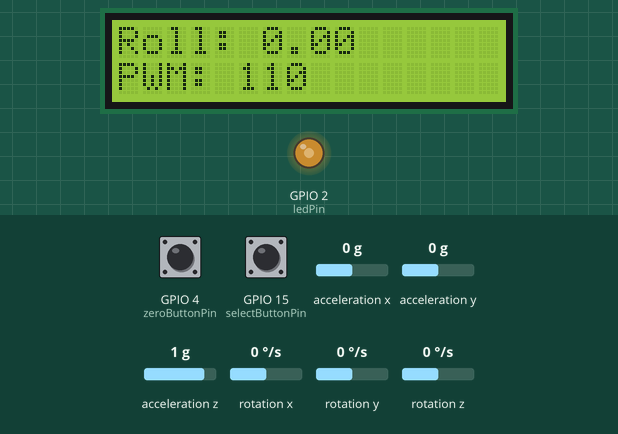
This sketch was run on a simulated ESP32. Shown: 16×2 character LCD, output pins drawn as LEDs (lit = HIGH). Inputs (shaded band) come from the test bench; at power-on: GPIO 15 (selectButtonPin) HIGH, acceleration z 1 g, rotation x 0 °/s, rotation z 0 °/s, rotation y 0 °/s, GPIO 4 (zeroButtonPin) HIGH, acceleration x 0 g, acceleration y 0 g. Nothing arrives over Bluetooth unless stated; what the sketch prints to the serial monitor is not drawn.

Above: at 1.2 s.
1.3 s: GPIO 15 (selectButtonPin) pulled LOW for 0.15 s
At 1.49 s:
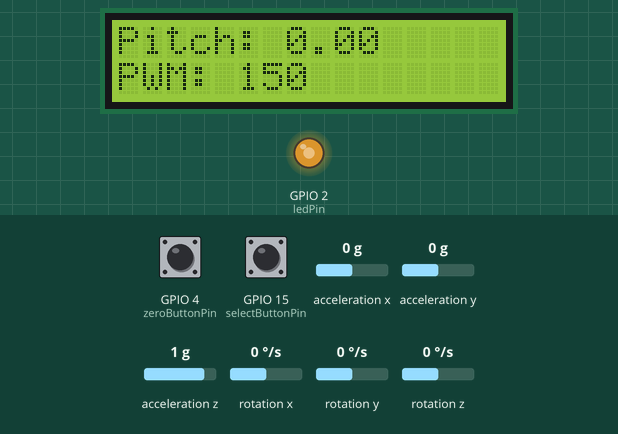
2.0 s: GPIO 15 (selectButtonPin) pulled LOW for 1 s
At 2.45 s:
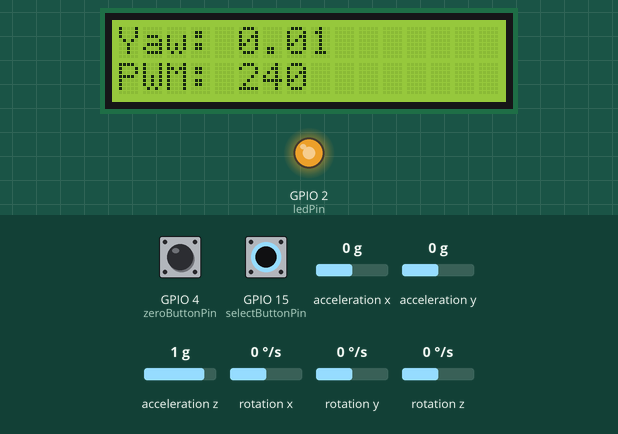
3.6 s: acceleration z set to -0.8 g
At 4.04 s:
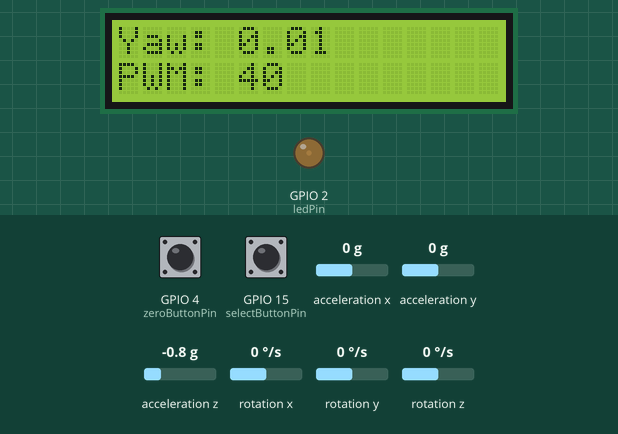
6.6 s: rotation x set to -2 °/s
9.6 s: rotation z set to -192 °/s
At 9.81 s:
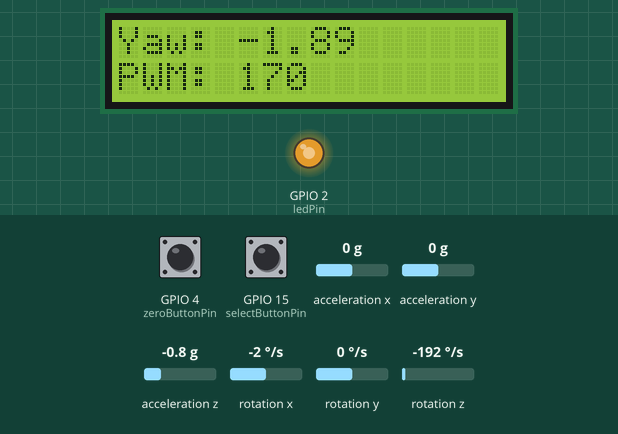
12.6 s: rotation y set to -100 °/s
Timing chart, 0 to 63.1 s (numbered marks = the images above; inputs shaded):
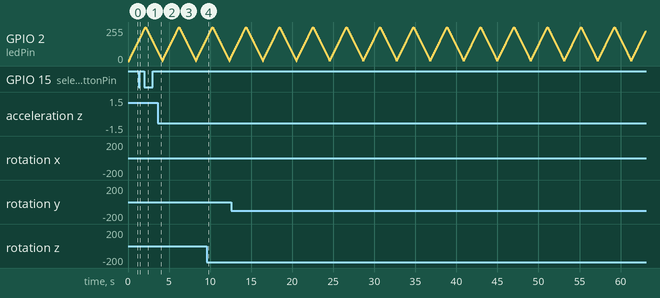

The sketch:

add_filter.ino
```cpp
#include <Wire.h>
#include <MPU9250.h>
#include <LCDI2C_Multilingual.h>
#include <BluetoothSerial.h>
#include <freertos/FreeRTOS.h>
#include <freertos/task.h>
#include <Ticker.h>

// MPU9250, LCD, Bluetooth 객체 생성
MPU9250 mpu;
LCDI2C_Symbols lcd(0x27, 16, 2);
BluetoothSerial SerialBT;

// 핀 설정 및 변수 초기화
int ledPin = 2;
int selectButtonPin = 15, zeroButtonPin = 4;
int lastSelectButtonState = HIGH, lastZeroButtonState = HIGH;
unsigned long lastDebounceTime = 0, debounceDelay = 50;
int pwmValue = 0;
bool increasing = true;

float rollOffset = 0, pitchOffset = 0, yawOffset = 0;
int selectedValue = 0;

// 칼만 필터 변수
float Q_angle = 0.001, Q_gyro = 0.003, R_angle = 0.03;
float roll_angle = 0, roll_bias = 0, P_roll[2][2] = {{0, 0}, {0, 0}};
float pitch_angle = 0, pitch_bias = 0, P_pitch[2][2] = {{0, 0}, {0, 0}};
float yaw_angle = 0, yaw_bias = 0, P_yaw[2][2] = {{0, 0}, {0, 0}};

// 상보 필터의 가중치 설정
float alpha = 0.98;

// 이동 평균 필터용 변수
const int windowSize = 5;
float rollWindow[windowSize] = {0}, pitchWindow[windowSize] = {0}, yawWindow[windowSize] = {0};
int windowIndex = 0;
float rollSum = 0, pitchSum = 0, yawSum = 0;

// FreeRTOS 태스크 핸들
TaskHandle_t imuTaskHandle = NULL, lcdTaskHandle = NULL, ledTaskHandle = NULL;
Ticker ticker;

// 상보 필터 함수
float complementaryFilter(float gyro, float accel, float dt) {
  return alpha * (gyro * dt) + (1 - alpha) * accel;
}

// 이동 평균 필터 함수
float movingAverageFilter(float *window, float *sum, float newValue) {
  *sum -= window[windowIndex];
  window[windowIndex] = newValue;
  *sum += newValue;
  windowIndex = (windowIndex + 1) % windowSize;
  return *sum / windowSize;
}

// 일반 칼만 필터 함수
float kalmanFilter(float newAngle, float newRate, float dt, float &angle, float &bias, float P[2][2]) {
  float rate = newRate - bias;
  angle += dt * rate;

  P[0][0] += dt * (dt*P[1][1] - P[0][1] - P[1][0] + Q_angle);
  P[0][1] -= dt * P[1][1];
  P[1][0] -= dt * P[1][1];
  P[1][1] += Q_gyro * dt;

  float S = P[0][0] + R_angle;
  float K[2];
  K[0] = P[0][0] / S;
  K[1] = P[1][0] / S;

  float y = newAngle - angle;
  angle += K[0] * y;
  bias += K[1] * y;

  P[0][0] -= K[0] * P[0][0];
  P[0][1] -= K[0] * P[0][1];
  P[1][0] -= K[1] * P[0][0];
  P[1][1] -= K[1] * P[0][1];

  return angle;
}

// FreeRTOS 태스크를 깨우는 함수
void wakeUpTasks() {
  if (imuTaskHandle != NULL) xTaskNotifyGive(imuTaskHandle);
  if (lcdTaskHandle != NULL) xTaskNotifyGive(lcdTaskHandle);
  if (ledTaskHandle != NULL) xTaskNotifyGive(ledTaskHandle);
}

// 스위치 처리 함수
void handleSwitches() {
  int selectReading = digitalRead(selectButtonPin);
  int zeroReading = digitalRead(zeroButtonPin);

  if ((millis() - lastDebounceTime) > debounceDelay) {
    if (selectReading != lastSelectButtonState) {
      lastDebounceTime = millis();
      if (selectReading == LOW) selectedValue = (selectedValue + 1) % 3;
    }
    if (zeroReading != lastZeroButtonState) {
      lastDebounceTime = millis();
      if (zeroReading == LOW) {
        if (selectedValue == 0) rollOffset = roll_angle;
        else if (selectedValue == 1) pitchOffset = pitch_angle;
        else if (selectedValue == 2) yawOffset = yaw_angle;
      }
    }
  }
  lastSelectButtonState = selectReading;
  lastZeroButtonState = zeroReading;
}

// IMU 데이터 읽기 및 필터 적용 함수
void readIMUData() {
  if (mpu.update()) {
    float dt = 0.01;

    // 자이로 및 가속도 데이터를 상보 필터와 이동 평균 필터로 처리 후 칼만 필터에 전달
    float gyroRoll = mpu.getGyroX();
    float accelRoll = mpu.getAccX();
    float complementaryRoll = complementaryFilter(gyroRoll, accelRoll, dt);
    float filteredRoll = movingAverageFilter(rollWindow, &rollSum, complementaryRoll);
    roll_angle = kalmanFilter(filteredRoll, gyroRoll, dt, roll_angle, roll_bias, P_roll) - rollOffset;

    float gyroPitch = mpu.getGyroY();
    float accelPitch = mpu.getAccY();
    float complementaryPitch = complementaryFilter(gyroPitch, accelPitch, dt);
    float filteredPitch = movingAverageFilter(pitchWindow, &pitchSum, complementaryPitch);
    pitch_angle = kalmanFilter(filteredPitch, gyroPitch, dt, pitch_angle, pitch_bias, P_pitch) - pitchOffset;

    float gyroYaw = mpu.getGyroZ();
    float accelYaw = mpu.getAccZ();
    float complementaryYaw = complementaryFilter(gyroYaw, accelYaw, dt);
    float filteredYaw = movingAverageFilter(yawWindow, &yawSum, complementaryYaw);
    yaw_angle = kalmanFilter(filteredYaw, gyroYaw, dt, yaw_angle, yaw_bias, P_yaw) - yawOffset;

    Serial.printf("Roll: %.2f, Pitch: %.2f, Yaw: %.2f\n", roll_angle, pitch_angle, yaw_angle);
    SerialBT.printf("Roll: %.2f, Pitch: %.2f, Yaw: %.2f\n", roll_angle, pitch_angle, yaw_angle);
  } else {
    Serial.println("IMU Update Failed");
  }
}

// LCD 업데이트 함수
void updateLCD() {
  lcd.clear();
  lcd.setCursor(0, 0);

  switch (selectedValue) {
    case 0: lcd.print("Roll: "), lcd.print(roll_angle, 2); break;
    case 1: lcd.print("Pitch: "), lcd.print(pitch_angle, 2); break;
    case 2: lcd.print("Yaw: "), lcd.print(yaw_angle, 2); break;
  }

  lcd.setCursor(0, 1);
  lcd.print("PWM: ");
  lcd.print(pwmValue);
}

// LED 업데이트 함수
void updateLED() {
  if (increasing) {
    pwmValue += 5;
    if (pwmValue >= 255) {
      pwmValue = 255;
      increasing = false;
    }
  } else {
    pwmValue -= 5;
    if (pwmValue <= 0) {
      pwmValue = 0;
      increasing = true;
    }
  }

  ledcWrite(2, pwmValue);
  SerialBT.printf("PWM Value: %d\n", pwmValue);
}

// IMU 태스크 함수
void imuTask(void *pvParameters) {
  while (1) {
    ulTaskNotifyTake(pdTRUE, portMAX_DELAY);
    readIMUData();
  }
}

// LCD 태스크 함수
void lcdTask(void *pvParameters) {
  while (1) {
    ulTaskNotifyTake(pdTRUE, portMAX_DELAY);
    updateLCD();
  }
}

// LED 태스크 함수
void ledTask(void *pvParameters) {
  while (1) {
    ulTaskNotifyTake(pdTRUE, portMAX_DELAY);
    updateLED();
  }
}

// setup 함수
void setup() {
  Serial.begin(115200);
  Wire.begin();
  pinMode(ledPin, OUTPUT);
  pinMode(selectButtonPin, INPUT_PULLUP);
  pinMode(zeroButtonPin, INPUT_PULLUP);

  ledcAttach(2, 5000, 8);
  lcd.init();
  lcd.backlight();
  mpu.setup(0x68);
  SerialBT.begin("ESP32_BT");

  xTaskCreate(imuTask, "IMU Task", 2048, NULL, 1, &imuTaskHandle);
  xTaskCreate(lcdTask, "LCD Task", 2048, NULL, 1, &lcdTaskHandle);
  xTaskCreate(ledTask, "LED Task", 2048, NULL, 1, &ledTaskHandle);

  ticker.attach_ms(40, wakeUpTasks);
}

// loop 함수
void loop() {
  handleSwitches();
}
```

Measured:
- after the input at 1.3 s, the display: changes at once (image 1)
- after the input at 2.0 s, the display: changes after 0.29 s (image 2)
